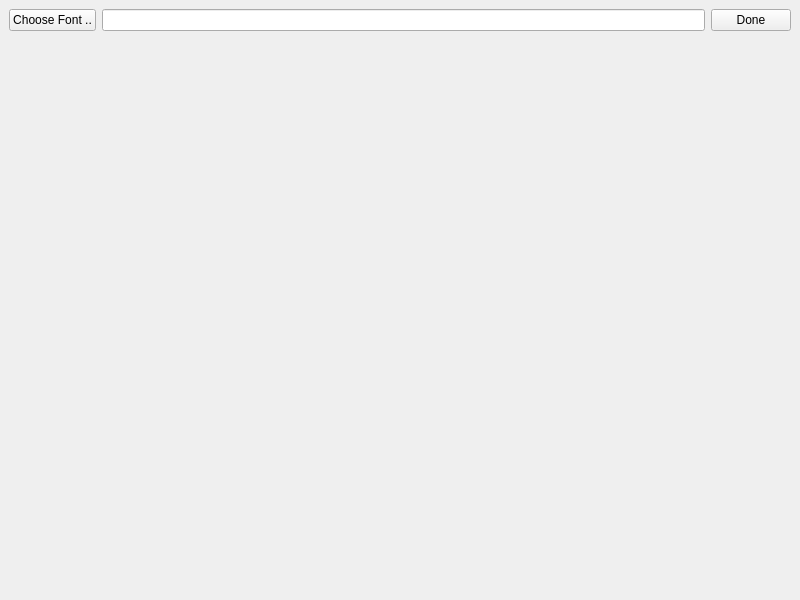
<?xml version="1.0" encoding="UTF-8"?>
<ui version="4.0">
 <class>MainWindow</class>
 <widget class="QMainWindow" name="MainWindow">
  <property name="geometry">
   <rect>
    <x>0</x>
    <y>0</y>
    <width>800</width>
    <height>600</height>
   </rect>
  </property>
  <property name="windowTitle">
   <string>MainWindow</string>
  </property>
  <widget class="QWidget" name="centralwidget">
   <layout class="QGridLayout" name="gridLayout">
    <item row="0" column="0">
     <layout class="QHBoxLayout" name="horizontalLayout">
      <property name="sizeConstraint">
       <enum>QLayout::SetMaximumSize</enum>
      </property>
      <item>
       <widget class="QPushButton" name="fontChooser">
        <property name="text">
         <string>Choose Font ..</string>
        </property>
       </widget>
      </item>
      <item>
       <widget class="QLineEdit" name="textbox"/>
      </item>
      <item>
       <widget class="QPushButton" name="updateText">
        <property name="text">
         <string>Done</string>
        </property>
       </widget>
      </item>
     </layout>
    </item>
    <item row="1" column="0">
     <spacer name="verticalSpacer">
      <property name="orientation">
       <enum>Qt::Vertical</enum>
      </property>
      <property name="sizeHint" stdset="0">
       <size>
        <width>20</width>
        <height>40</height>
       </size>
      </property>
     </spacer>
    </item>
    <item row="2" column="0">
     <widget class="PaintWidget" name="canvas" native="true">
      <property name="sizePolicy">
       <sizepolicy hsizetype="Expanding" vsizetype="Expanding">
        <horstretch>19</horstretch>
        <verstretch>19</verstretch>
       </sizepolicy>
      </property>
     </widget>
    </item>
   </layout>
  </widget>
 </widget>
 <customwidgets>
  <customwidget>
   <class>PaintWidget</class>
   <extends>QWidget</extends>
   <header>paintwidget.h</header>
   <container>1</container>
  </customwidget>
 </customwidgets>
 <resources/>
 <connections/>
</ui>
